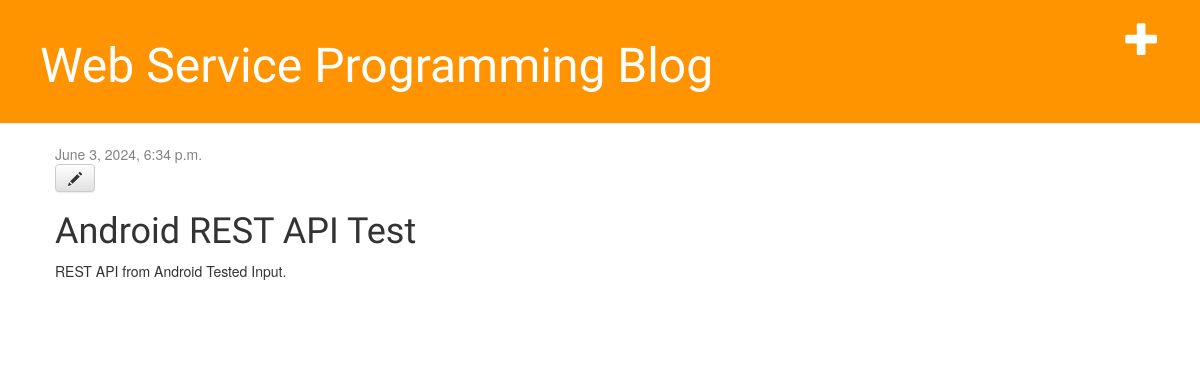
/post/16/, run on the app's committed database.
### blog/models.py (models this page shows, shortened)
class Post (models.Model):
    author = models.ForeignKey(settings.AUTH_USER_MODEL, on_delete=models.CASCADE)
    title = models.CharField(max_length=200)
    text = models.TextField()
    created_date = models.DateTimeField(default=timezone.now)
    published_date = models.DateTimeField(blank=True, null=True)
    image = models.ImageField(upload_to='blog_images/%Y/%m/%d/')

### blog/views.py (the view)
# urls.py: path('post/<int:pk>/', views.post_detail, name='post_detail'),
def post_detail(request, pk):
    post = get_object_or_404(Post, pk=pk)
    return render(request, 'blog/post_detail.html', {'post': post})

### blog/templates/blog/post_detail.html
{% extends 'blog/base.html' %} {% block content %}
<div class="post">
  {% if post.published_date %}
  <div class="date">{{ post.published_date }}</div>
  {% endif %}
  <a class="btn btn-default" href="{% url 'post_edit' pk=post.pk %}">
    <span class="glyphicon glyphicon-pencil"></span>
  </a>
  <h1>{{ post.title }}</h1>
  <p>{{ post.text|linebreaksbr }}</p>
</div>
{% endblock %}

### blog/static/css/blog.css (style rules this page uses)
h1, h2, h3, h4 { font-family: 'Lobster', cursive; }
.date { color: #828282; }
.post { margin-bottom: 70px; }

### data on the page
Post: published_date "June 3, 2024, 6:34 p.m.", title "Android REST API Test", text "REST API from Android Tested Input."
